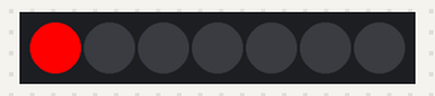
Bench run of a program on a simulated CircuitPython board. Parts: 7 RGB LEDs in strip order, left to right.

Above: at 0.15 s.
At 0.76 s:
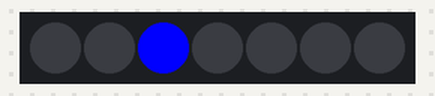
At 1.67 s:
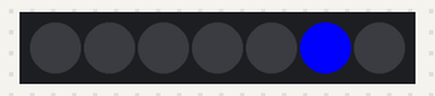
At 3.19 s:
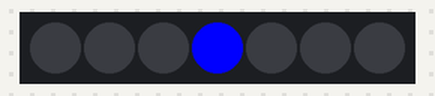
At 5.02 s:
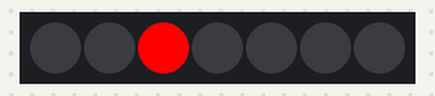
At 6.84 s:
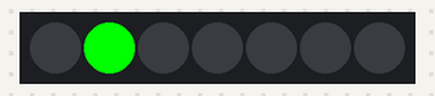
Timing chart, 0 to 40.0 s (numbered marks = the images above):
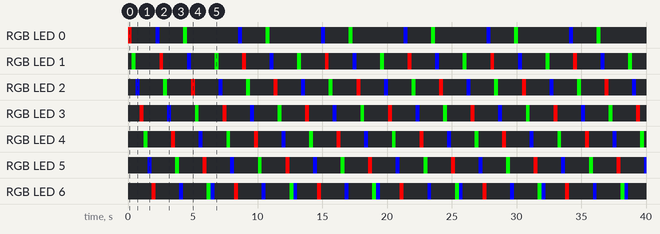

The program:

neopixelLED.py
```python
import time
import board
import neopixel_spi as neopixel

NUM_PIXELS = 7
PIXEL_ORDER = neopixel.GRB
COLORS = (0xFF0000, 0x00FF00, 0x0000FF)
DELAY = 0.01

spi = board.SPI()

pixels = neopixel.NeoPixel_SPI(spi,
                               NUM_PIXELS,
                               pixel_order=PIXEL_ORDER,
                               auto_write=False)

while True:
    for color in COLORS:
        for i in range(NUM_PIXELS):
            pixels[i] = color
            pixels.show()
            time.sleep(DELAY)
            pixels.fill(0)
```

Measured:
- by itself, RGB LED 3: repeats every 6.4 s: off 1.8 s, RGB(0, 0, 255) 0.30 s, off 1.8 s, RGB(0, 255, 0) 0.30 s, off 1.8 s, RGB(255, 0, 0) 0.30 s
- by itself, RGB LED 0: off → RGB(255, 0, 0) at 0.00 s, → off 0.30 s later, → RGB(0, 0, 255) 1.8 s later, → off 0.30 s later, … (26 changes in this stretch)
- by itself, RGB LED 1, RGB LED 4: repeats every 6.4 s: off 1.8 s, RGB(255, 0, 0) 0.30 s, off 1.8 s, RGB(0, 0, 255) 0.30 s, off 1.8 s, RGB(0, 255, 0) 0.30 s
